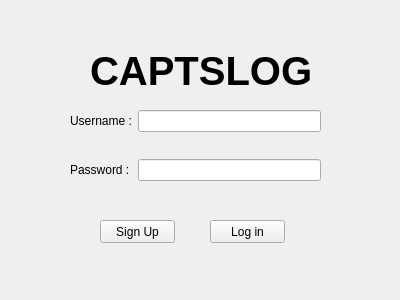
<?xml version="1.0" encoding="UTF-8"?>
<ui version="4.0">
 <class>Form</class>
 <widget class="QWidget" name="Form">
  <property name="geometry">
   <rect>
    <x>0</x>
    <y>0</y>
    <width>400</width>
    <height>300</height>
   </rect>
  </property>
  <property name="sizePolicy">
   <sizepolicy hsizetype="Fixed" vsizetype="Fixed">
    <horstretch>0</horstretch>
    <verstretch>0</verstretch>
   </sizepolicy>
  </property>
  <property name="windowTitle">
   <string>Form</string>
  </property>
  <widget class="QWidget" name="formLayoutWidget">
   <property name="geometry">
    <rect>
     <x>70</x>
     <y>110</y>
     <width>251</width>
     <height>71</height>
    </rect>
   </property>
   <layout class="QFormLayout" name="formLayout">
    <property name="fieldGrowthPolicy">
     <enum>QFormLayout::AllNonFixedFieldsGrow</enum>
    </property>
    <item row="0" column="0">
     <widget class="QLabel" name="Username">
      <property name="text">
       <string>Username :</string>
      </property>
     </widget>
    </item>
    <item row="2" column="0">
     <widget class="QLabel" name="Password">
      <property name="text">
       <string>Password :</string>
      </property>
     </widget>
    </item>
    <item row="0" column="1">
     <widget class="QLineEdit" name="iUsername"/>
    </item>
    <item row="2" column="1">
     <widget class="QLineEdit" name="iPassword"/>
    </item>
    <item row="1" column="0">
     <spacer name="verticalSpacer">
      <property name="orientation">
       <enum>Qt::Vertical</enum>
      </property>
      <property name="sizeHint" stdset="0">
       <size>
        <width>20</width>
        <height>40</height>
       </size>
      </property>
     </spacer>
    </item>
   </layout>
  </widget>
  <widget class="QPushButton" name="Login">
   <property name="geometry">
    <rect>
     <x>210</x>
     <y>220</y>
     <width>75</width>
     <height>23</height>
    </rect>
   </property>
   <property name="text">
    <string>Log in</string>
   </property>
  </widget>
  <widget class="QLabel" name="Captslog">
   <property name="geometry">
    <rect>
     <x>90</x>
     <y>50</y>
     <width>221</width>
     <height>41</height>
    </rect>
   </property>
   <property name="font">
    <font>
     <pointsize>30</pointsize>
     <weight>75</weight>
     <bold>true</bold>
     <kerning>true</kerning>
    </font>
   </property>
   <property name="text">
    <string>CAPTSLOG</string>
   </property>
  </widget>
  <widget class="QLabel" name="ErrorMessage">
   <property name="geometry">
    <rect>
     <x>120</x>
     <y>190</y>
     <width>151</width>
     <height>20</height>
    </rect>
   </property>
   <property name="text">
    <string/>
   </property>
   <property name="alignment">
    <set>Qt::AlignCenter</set>
   </property>
  </widget>
  <widget class="QPushButton" name="Signup">
   <property name="geometry">
    <rect>
     <x>100</x>
     <y>220</y>
     <width>75</width>
     <height>23</height>
    </rect>
   </property>
   <property name="text">
    <string>Sign Up</string>
   </property>
  </widget>
 </widget>
 <resources/>
 <connections/>
</ui>
